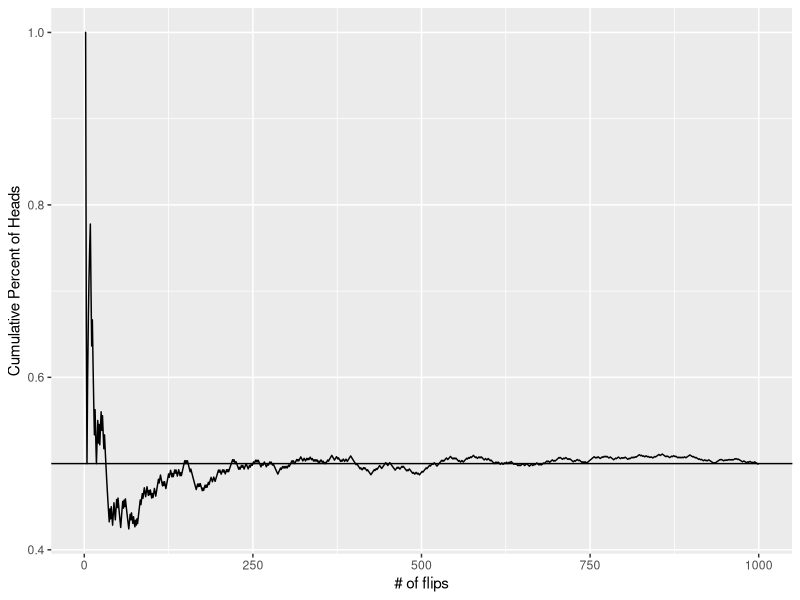

This figure's R source:
library(tidyverse)

set.seed(1995)

# Simulate 100 coin flips
df = data.frame(
  result = rbinom(1000,1,.5)
) %>%
  mutate(trial = row_number(),
         cumul = cumsum(result),
         cumul_perc = cumul/trial)
ggplot(df,aes(x=trial,y=cumul_perc)) +
  geom_line() + 
  geom_abline(intercept = 0.5,slope=0) +
  ylab("Cumulative Percent of Heads") +
  xlab("# of flips")
